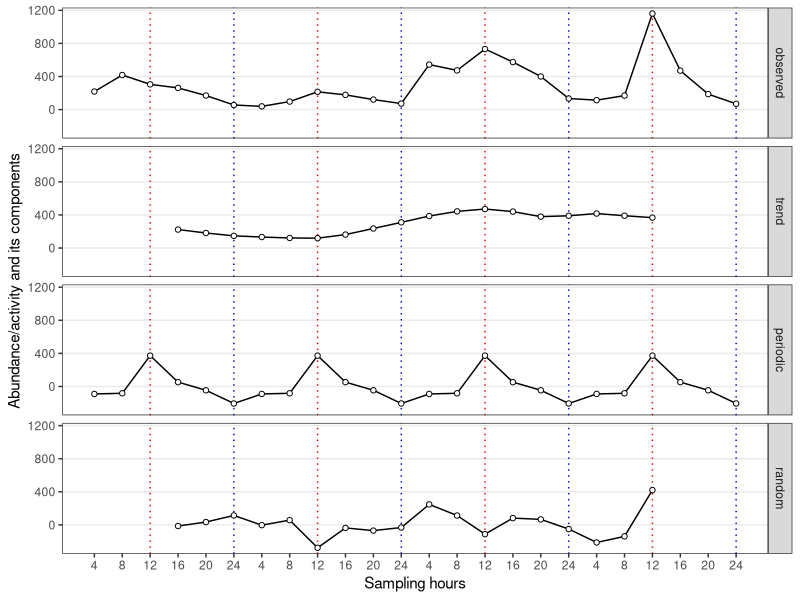
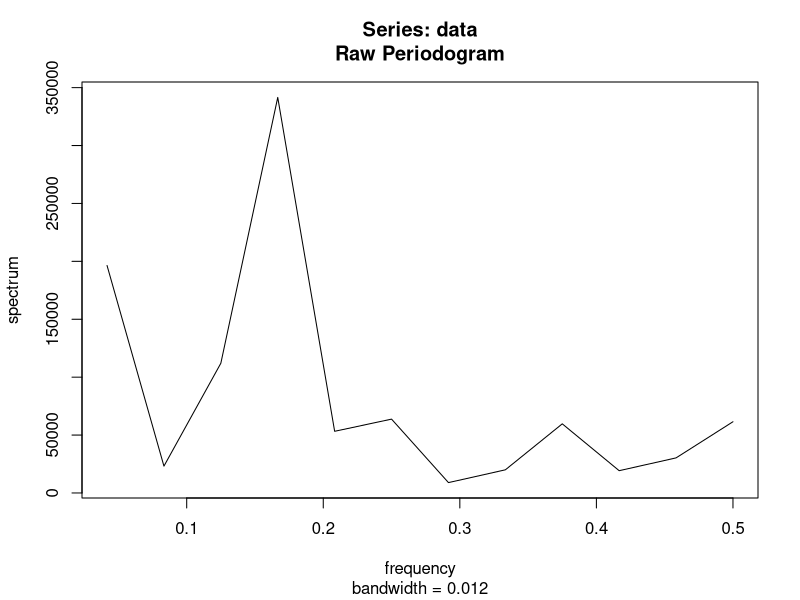
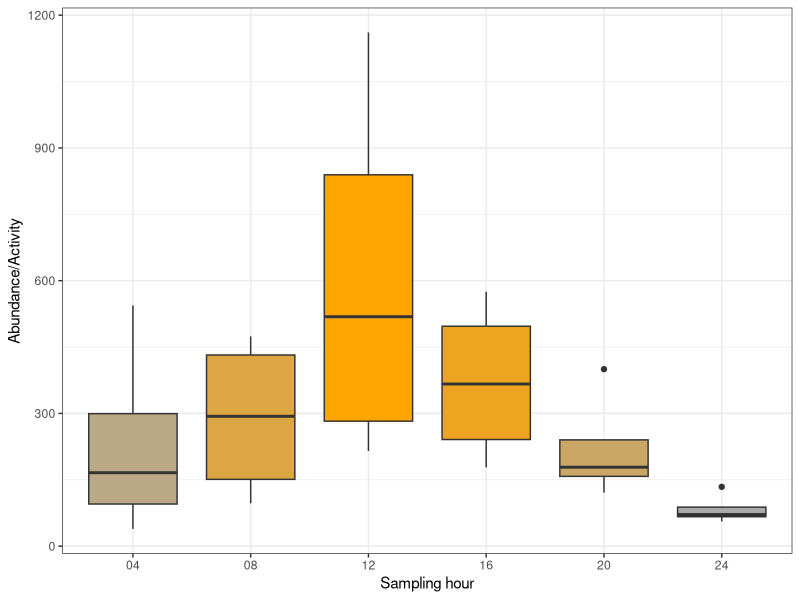
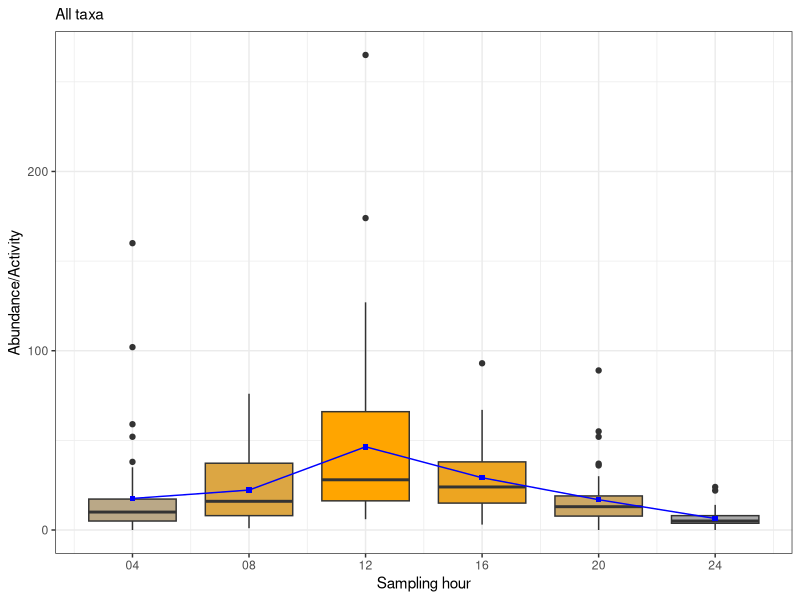
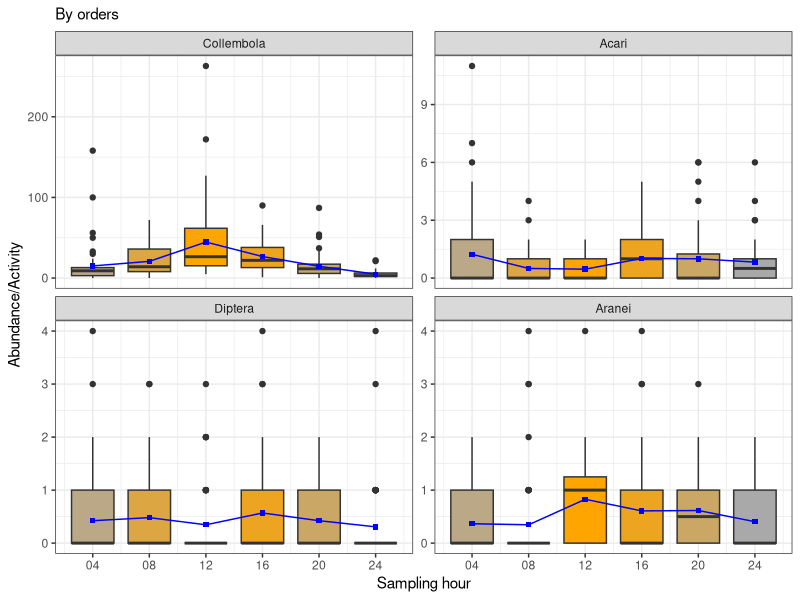
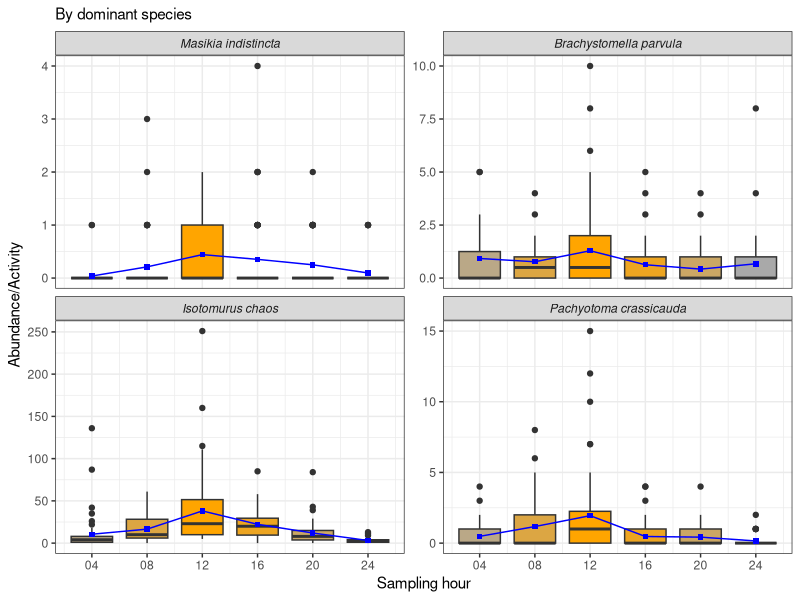
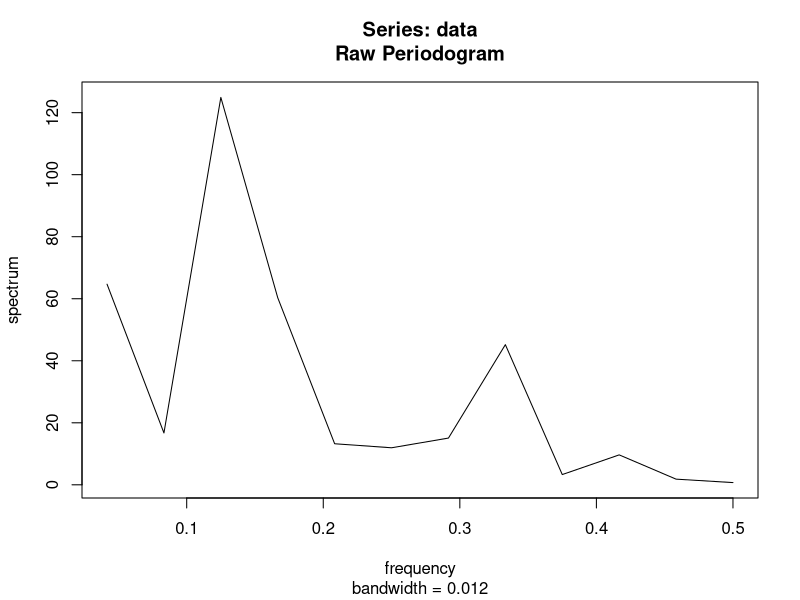
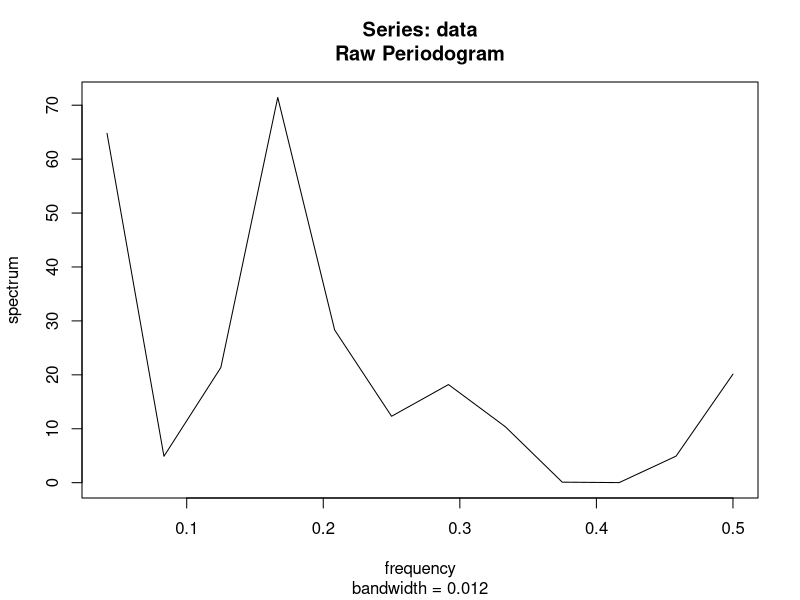

Source code (R) for these figures, in order:
library(tidyverse)
theme_set(theme_bw() + theme(legend.position = "bottom"))
# custom functions --------------------------------------------------------
per2 <- function(data, periodicity_freq){
	data <- as.numeric(data)
	# Compute the power spectral density
	psd <- spec.pgram(data, log = "no", detrend = FALSE)

	# Compute the spectral density ratio (SDR)
	denom_freq_range <- c(periodicity_freq*0.9, periodicity_freq*1.1)
	
	denom_power <- mean(psd$spec[psd$freq >= denom_freq_range[1] | psd$freq <= denom_freq_range[2]])
	num_power <- psd$spec[abs(psd$freq - periodicity_freq) == min(abs(psd$freq - periodicity_freq))]
	sdr <- num_power/denom_power

	# Perform an F-test to test the significance of the SDR
	num_df <- 1
	denom_df <- psd$df
	num_mean <- num_power
	denom_mean <- denom_power
	f_stat <- (num_mean/denom_mean)/((num_df/num_mean)+(denom_df/denom_mean))
	p_val <- pf(f_stat, num_df, denom_df, lower.tail = FALSE)
	
	# Results
	list(x = data, total = sum(data), SDR = sdr, 
		F.statistic = f_stat, psd_df = psd$df, p.value = p_val)
}

decompress <- function(a){
    # Export decomposed time series as tibble columns
	var.name <- deparse(substitute(a))
	a |> 
		ts(frequency = 6) |> 
		decompose() |> 
		_[1:4] |> 
		as_tibble() |> 
		rename_with(~paste0(var.name, "_", .x))
}

# data load ---------------------------------------------------------------
loggers <- readxl::read_excel("Data_28.04.2023.xlsx", 
		sheet = "logger_data", skip = 1) %>% 
	# select(D, H) %>%
	mutate(D = as.numeric(substr(D, 1, 2)), 
		  H = (floor(H/4)+1)*4) %>%
	group_by(D, H) %>% 
	summarise_all(mean) %>% 
	ungroup() %>% 
	filter(D != 9, D != 18)

factors <- readxl::read_excel("Data_28.04.2023.xlsx", 
		sheet = "factors", range = "A2:E26") %>% 
	mutate(D = substr(str_squish(D), 1, 2), 
		  D = as.numeric(D), 
		  log_lux = log10(lux), .after = 2)
factors <- left_join(factors, loggers, by = c("D", "H")) 

suppressWarnings(suppressMessages(
df <- readxl::read_excel("Data_28.04.2023.xlsx", 
			    sheet = "animals", skip = 3)
))
df <- df %>% 
	mutate_all(as.character) %>% 
	pivot_longer(names_to = "dt", values_to = "abu", -1:-2) %>% 
	separate(dt, sep = "_", into = c("trap_id", "D", "h")) %>% 
	separate(h , sep = "\\:", into = "H", extra = "drop") %>% 
	mutate_at(c("trap_id", "D", "H", "abu"), as.numeric)

# H1: is total activity periodic? -------------------------------------------------------

abu <- df %>% 
	filter(taxatype == "general") %>% 
	group_by(D, H) %>% 
	summarise(abu = sum(abu, na.rm = TRUE), .groups = "drop") %>% 
	pull(abu) %>% 
	ts(frequency = 6) %>% 
	decompose()

abu[c("x", "seasonal", "trend", "random")] %>% 
	as.data.frame() %>% 
	rename(observed = x, periodic = seasonal) %>% 
	mutate(dd = rep(1:(nrow(.)/6), each = 6), 
		  hh = rep(1:6, 4),
		  xx = paste0("d", dd, "_t", hh)) %>% 
	rownames_to_column("id") %>% 
	mutate(id = as.numeric(id), hh = as.factor(hh)) %>% 
	pivot_longer(names_to = "component", values_to = "val", -c("id", "xx", "dd", "hh")) %>% 
	mutate(component = factor(component,
						 levels = c("observed","trend", "periodic", "random"))) %>% 
	ggplot(aes(x = id, y = val)) +
	geom_vline(xintercept = (1:4)*6-3, color = "red", linetype = "dotted") +
	geom_vline(xintercept = (1:4)*6, color = "blue", linetype = "dotted") +
	geom_line() + 
	geom_point(shape = 21, fill = "white") +
	facet_grid(rows = vars(component)) + #, scales = "free") + 
	scale_x_continuous(breaks = 1:24, 
		labels = rep(1:6*4, 4)) + 
	theme(axis.text.x = element_text(angle = 0), 
		 panel.grid.minor = element_blank(), 
		 panel.grid.minor.y = element_blank(), 
		 panel.grid.major.x = element_blank()) +
	labs(x = "Sampling hours", y = "Abundance/activity and its components")
# ggsave("Fig. A. total_abundance.pdf", width = 7, height = 4)

per2(abu$x, 1/6)

# Signal to noise ratio is  > 4
# Н0 about non-periodicity is rejected with p<0.001 significance level

data.frame(x = rep(1:6, 4), y = as.numeric(abu$x)) %>% 
	mutate(x = factor(x)) %>% 
	ggplot(aes(y = y, x = x, group = x, fill = x)) + 
	geom_boxplot() + 
	theme(legend.position = "none") + 
	labs(x = "Sampling hour", y = "Abundance/Activity") + 
	scale_x_discrete(breaks = 1:6, 
		labels = c("04", "08", "12", "16", "20","24")) + 
    scale_fill_manual(values = colorRampPalette(c("darkgrey", "orange"))
                      (6)[c(2, 4, 6, 5, 3, 1)])
# ggsave("Fig. B. Abundance_cycle.pdf", width = 3.5, height = 2)

for_boxplots <- df %>% 
    filter(taxatype == "general") %>% 
    group_by(trap_id, D, H) %>% 
    summarise(abu = sum(abu), .groups = "drop") %>% 
    mutate(taxa = "All_taxa", .before = 1) %>% 
    rbind(select(df, -taxatype)) %>% 
    filter(taxa %in%  c("All_taxa", "Collembola", "Aranei", "Acari", "Diptera", 
        "Masikia indistincta","Brachystomella parvula (Schäffer, 1896)", 
        "Isotomurus chaos Potapov et Babenko, 2011", 
        "Pachyotoma crassicauda (Tullberg, 1871)")) %>% 
    separate(taxa, c("gen", "sp"), " ", extra = "drop") %>%
    mutate(taxa = case_when(is.na(sp) ~ gen, TRUE ~ paste0(gen, " ", sp)),
           taxa = fct_inorder(taxa, ordered = TRUE), 
           H2 = factor(H),
           H,
           .before = 1,
           .keep = "unused")

for_boxplots %>% 
    filter(taxa == "All_taxa") %>% 
    group_by(H) %>% 
    mutate(mean_abu = mean(abu)) %>% 
    ungroup() %>% 
    ggplot() + 
    geom_boxplot(aes(x = H, y = abu, group = H2, fill = H2)) +
    geom_line(aes(x = H, y = mean_abu), color = "blue") + 
    geom_point(aes(x = H, y = mean_abu), shape = 15, color = "blue") +
    theme(legend.position = "none") + 
    labs(x = "Sampling hour", y = "Abundance/Activity", 
         subtitle = "All taxa") +
    scale_x_continuous(breaks = 1:6*4,
                       labels = c("04", "08", "12", "16", "20","24")) +
    scale_fill_manual(values = colorRampPalette(c("darkgrey", "orange"))
                      (6)[c(2, 4, 6, 5, 3, 1)])
ggsave("activity by hours - all taxa together.svg", height = 3, width = 3)

for_boxplots %>% 
    filter(taxa %in% c("Collembola", "Aranei", "Acari", "Diptera")) %>% 
    group_by(taxa, H, H2) %>% 
    mutate(mean_abu = mean(abu)) %>% 
    ungroup() %>% 
    ggplot() + 
    geom_boxplot(aes(x = H, y = abu, group = H2, fill = H2)) +
    geom_line(aes(x = H, y = mean_abu), color = "blue") +
    geom_point(aes(x = H, y = mean_abu), shape = 15, color = "blue") +
    theme(legend.position = "none") + 
    labs(x = "Sampling hour", y = "Abundance/Activity", 
         subtitle = "By orders") +
    scale_x_continuous(breaks = 1:6*4,
                      labels = c("04", "08", "12", "16", "20","24")) +
    scale_fill_manual(values = colorRampPalette(c("darkgrey", "orange"))
                      (6)[c(2, 4, 6, 5, 3, 1)]) + 
    facet_wrap(~taxa, scales = "free_y")
ggsave("activity by hours - by orders.svg", height = 6, width = 6)

for_boxplots %>% 
    filter(taxa %in% c("Masikia indistincta",
                       "Brachystomella parvula", 
                       "Isotomurus chaos",
                       "Pachyotoma crassicauda")) %>% 
    group_by(taxa, H, H2) %>% 
    mutate(mean_abu = mean(abu)) %>% 
    ungroup() %>% 
    ggplot() + 
    geom_boxplot(aes(x = H, y = abu, group = H2, fill = H2)) +
    geom_line(aes(x = H, y = mean_abu), color = "blue") +
    geom_point(aes(x = H, y = mean_abu), shape = 15, color = "blue") +
    theme(legend.position = "none") + 
    labs(x = "Sampling hour", y = "Abundance/Activity", 
         subtitle = "By dominant species") +
    scale_x_continuous(breaks = 1:6*4,
                       labels = c("04", "08", "12", "16", "20","24")) +
    scale_fill_manual(values = colorRampPalette(c("darkgrey", "orange"))
                      (6)[c(2, 4, 6, 5, 3, 1)]) + 
    facet_wrap(~taxa, scales = "free_y") + 
    theme(strip.text = element_text(face = "italic"))
ggsave("activity by hours - by dominant species.svg", height = 6, width = 6)


# H#1 by taxa -------------------------------------------------------------
by_taxa <- df %>% 
	filter(taxatype == "general", taxa %in% c("Collembola", "Aranei", "Acari", "Diptera")) %>% 
	split(.$taxa) %>% 
	map(~.x %>% 
		group_by(D, H) %>% 
		summarise(abu = sum(abu, na.rm = TRUE), .groups = "drop") %>% 
		pull(abu) %>% 
		ts(frequency = 6) %>% 
		decompose()
	)
by_taxa %>% 
	transpose %>% 
	pluck("x") %>% 
	lapply(as.numeric) %>% 
	lapply(function(a){
		per2(a, 1/6)
	})

by_taxa %>% 
    lapply(function(a){
		cbind(
		    x = a$x, trend = a$trend, 
			seasonal = a$seasonal, random = a$random) %>% 
		as_tibble %>% 
		mutate_all(function(b){b/max(b, na.rm = TRUE)}) %>% 
		rownames_to_column("id") %>% 
		mutate(id = as.numeric(id))}) %>%  
	map_df(rbind, .id = "taxa") %>% 
	rename(observed = x, periodic = seasonal) %>% 
	pivot_longer(names_to = "component", values_to = "val", -1:-2) %>% 
	mutate(component = factor(component,
		levels = c("observed","trend", "periodic", "random"))) %>% 
	ggplot(aes(x = id, y = val, color = taxa)) +
	geom_vline(xintercept = (1:4)*6-3, color = "red", linetype = "dotted") +
	geom_vline(xintercept = (1:4)*6, color = "blue", linetype = "dotted") +
	geom_line() + 
	geom_point(shape = 21, fill = "white") +
	theme_bw() +
	facet_grid(rows = vars(component), scales = "free") + 
	scale_x_continuous(breaks = 1:24, labels = rep(1:6*4, 4)) + 
	theme(axis.text.x = element_text(angle = 0), 
		 panel.grid.minor = element_blank(), 
		 panel.grid.minor.y = element_blank(), 
		 panel.grid.major.x = element_blank(), 
		 legend.position = "bottom") +
	labs(x = "Sampling hours", y = "Abundance/activity and its components", 
		subtitle = "all variables are normalized to max = 1")
ggsave("Fig.C. taxa_abundance.pdf", width = 7, height = 4.5)

# dominant species  -------------------------------------------------------
dom_sp <- df %>%
	filter(taxa %in% c("Masikia indistincta",
		"Brachystomella parvula (Schäffer, 1896)", 
		"Isotomurus chaos Potapov et Babenko, 2011",
		"Pachyotoma crassicauda (Tullberg, 1871)")) %>% 
    separate(taxa, c("gen", "sp"), " ", extra = "drop") %>% 
	unite(taxa, gen, sp, sep = " ") %>% 
	split(.$taxa) %>% 
	map(~.x %>% 
	    	group_by(D, H) %>% 
	    	summarise(abu = sum(abu, na.rm = TRUE), .groups = "drop") %>% 
	        # mutate(abu = abu/max(abu)) %>% 
	    	pull(abu) %>% 
	    	ts(frequency = 6) %>% 
	    	decompose()
	)
dom_sp %>% 
	transpose %>% 
	pluck("x") %>% 
	lapply(as.numeric) %>% 
	lapply(function(a){
		per2(a, 1/6)
	})

dom_sp %>% 
	lapply(function(a){
	cbind(x = a$x, trend = a$trend, 
		 seasonal = a$seasonal, random = a$random) %>% 
		as_tibble %>% 
		# mutate_all(function(b){b/max(b, na.rm = TRUE)}) %>% 
	    mutate(random = random/max(x), 
	           seasonal = seasonal/max(x), 
	           trend = trend/max(x), 
	           x = x/max(x)) %>% 
		rownames_to_column("id") %>% 
		mutate(id = as.numeric(id))}) %>% 
	map_df(rbind, .id = "taxa") %>% 
	rename(observed = x, periodic = seasonal) %>% 
	pivot_longer(names_to = "component", values_to = "val", -1:-2) %>% 
	mutate(component = factor(component,
						 levels = c("observed","trend", "periodic", "random"))) %>% 
	ggplot(aes(x = id, y = val, color = taxa)) +
	geom_vline(xintercept = (1:4)*6-3, color = "red", linetype = "dotted") +
	geom_vline(xintercept = (1:4)*6, color = "blue", linetype = "dotted") +
	geom_line() + 
	geom_point(shape = 21, fill = "white") +
	theme_bw() +
	facet_grid(rows = vars(component), scales = "free") + 
	scale_x_continuous(breaks = 1:24, labels = rep(1:6*4, 4)) + 
	theme(axis.text.x = element_text(angle = 0), 
		 panel.grid.minor = element_blank(), 
		 panel.grid.minor.y = element_blank(), 
		 panel.grid.major.x = element_blank(), 
		 legend.text = element_text(face = "italic"),
		 legend.position = "bottom") +
	labs(x = "Sampling hours", y = "Abundance/activity and its components", 
		subtitle = "Note: all variables are normalized to max=1")
ggsave("Fig.D. dom.spec.pdf", width = 7, height = 4.5)
# predictors multicoll ---------------------------------------------------

factors[,-1:-2] %>% 
	cor(method = "spearman") %>% 
	round(2)

cor.val1 <- cor(factors[,-1:-3], method = "spearman")
cor.pval1 <- expand_grid(v1 = 4:10, v2 = 4:10) %>% 
	split(1:nrow(.)) %>% 
	lapply(function(a){
		p = cor.test(as_vector(factors[,a$v1]), as_vector(factors[,a$v2]), 
				   method = "spearman")
		data.frame(p = p$p.value, 
				 v1 = colnames(factors)[a$v1], 
				 v2 = colnames(factors)[a$v2])
	}) %>% 
	map_df(tibble) %>% 
	mutate(p = p.adjust(p, method = "BY")) %>% 
	pivot_wider(names_from = v2, values_from = p) %>% 
	column_to_rownames("v1") %>% 
	as.matrix()


pdf("Fig. E. Factor_multicollin.pdf", width = 4, height = 4)
corrplot::corrplot(
	corr = cor.val1, 
	p.mat = cor.pval1, 
	type="upper", 
	order = "original",
	diag = FALSE,
	col =  corrplot::COL2('RdYlBu', 10)[10:1], 
	sig.level = 0.05)
dev.off() 


# correlations ------------------------------------------------------------

df.forcor <- df %>% 
	filter(taxa %in% c("Collembola", "Aranei", "Acari", "Diptera")) %>% 
	group_by(D, H, taxa) %>% 
	summarise(abu = sum(abu), .groups = "drop") %>% 
	pivot_wider(names_from = taxa, values_from = abu) %>% 
    mutate(All = abu$x, .after = 2) 
df.forcor <- df %>%
    filter(taxa %in% c("Masikia indistincta",
                       "Brachystomella parvula (Schäffer, 1896)", 
                       "Isotomurus chaos Potapov et Babenko, 2011",
                       "Pachyotoma crassicauda (Tullberg, 1871)")) %>% 
    separate(taxa, c("gen", "sp"), " ", extra = "drop") %>% 
    mutate(gen = paste0(substr(gen, 1, 1), ".")) %>% 
    unite(taxa, gen, sp, sep = " ") %>% 
    group_by(D, H, taxa) %>% 
    summarise(abu = sum(abu), .groups = "drop") %>% 
    pivot_wider(names_from = taxa, values_from = abu) %>% 
    left_join(df.forcor, ., by = c("D", "H")) %>% 
    left_join(factors, by = c("D", "H")) %>% 
	select(-wind_2m, -temp_2m, -hum_rel, -log_lux)

cor.val2 <- cor(df.forcor[,12:15], df.forcor[,3:11], 
	method = "spearman")
cor.pval2 <- expand_grid(v1 = 12:15, v2 = 3:11) %>% 
	split(1:nrow(.)) %>% 
	lapply(function(a){
		p = cor.test(as_vector(df.forcor[,a$v1]), as_vector(df.forcor[,a$v2]), 
				   method = "spearman")
		data.frame(p = p$p.value, 
				 # est = p$estimate,
				 v1 = colnames(df.forcor[a$v1]),
				 v2 = colnames(df.forcor[,a$v2]))
	}) %>% 
	map_df(tibble) %>% 
	mutate(p = p.adjust(p, method = "BY")) %>% 
	pivot_wider(names_from = v2, values_from = p) %>% 
	column_to_rownames("v1") %>% 
	as.matrix()

pdf("Fig. F. Orders_and_factors.pdf", height = 4)
corrplot::corrplot(
	corr = cbind(cbind(All = cor.val2[,1]), 
	             rep(NA, nrow(cor.val2)), 
	             cor.val2[,2:5], 
	             rep(NA, nrow(cor.val2)), 
	             cor.val2[,6:9]),
	p.mat = cbind(cbind(All = cor.pval2[,1]), 
	              rep(NA, nrow(cor.val2)), 
	              cor.pval2[,2:5], 
	              rep(NA, nrow(cor.val2)), 
	              cor.pval2[,6:9]), 
	type="full", 
	order = "original",
	na.label = " ",
	diag = TRUE,
	is.corr=FALSE,
	col =  corrplot::COL2('RdYlBu', 10)[10:1], 
	sig.level = 0.05)
dev.off()
